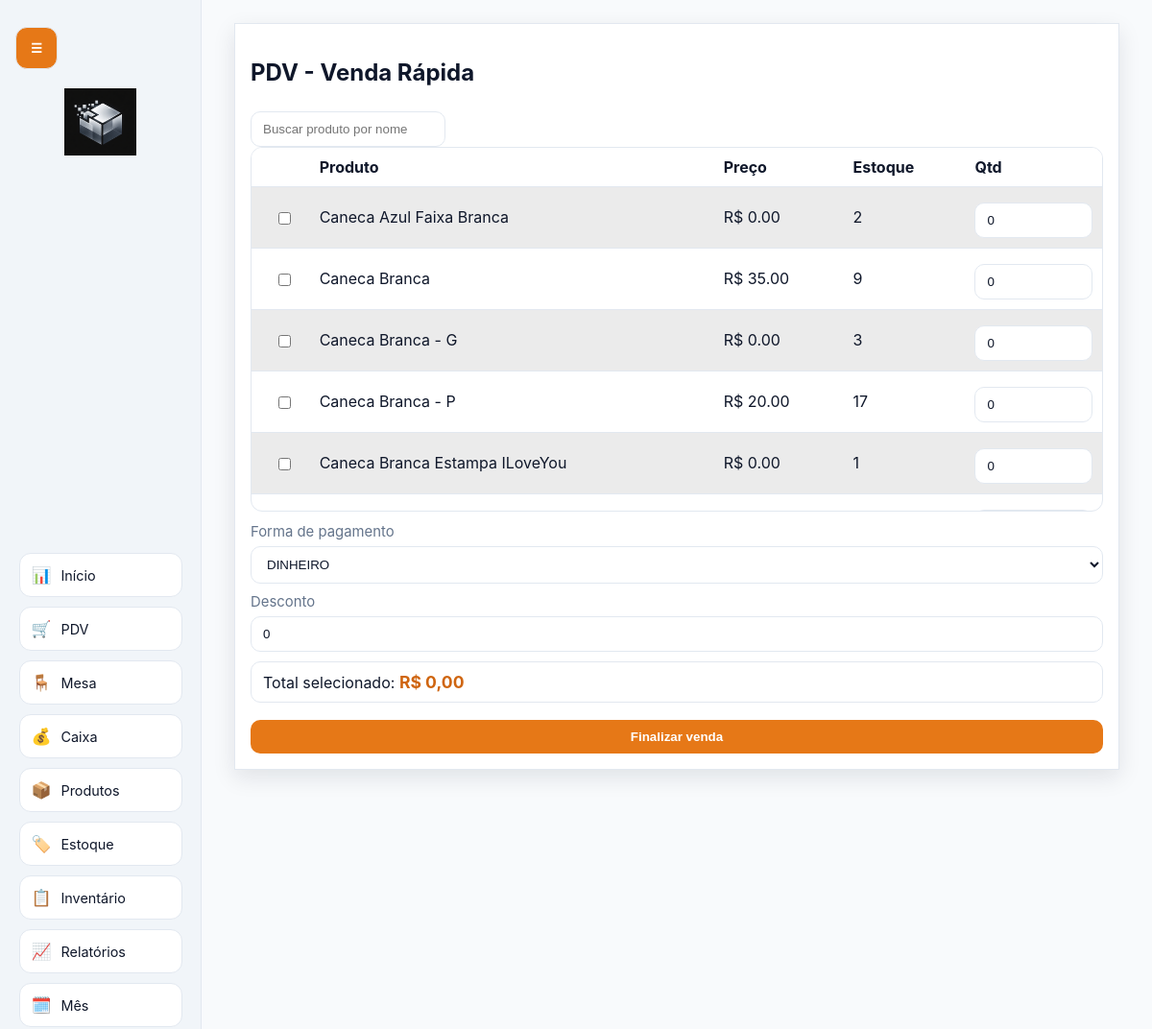
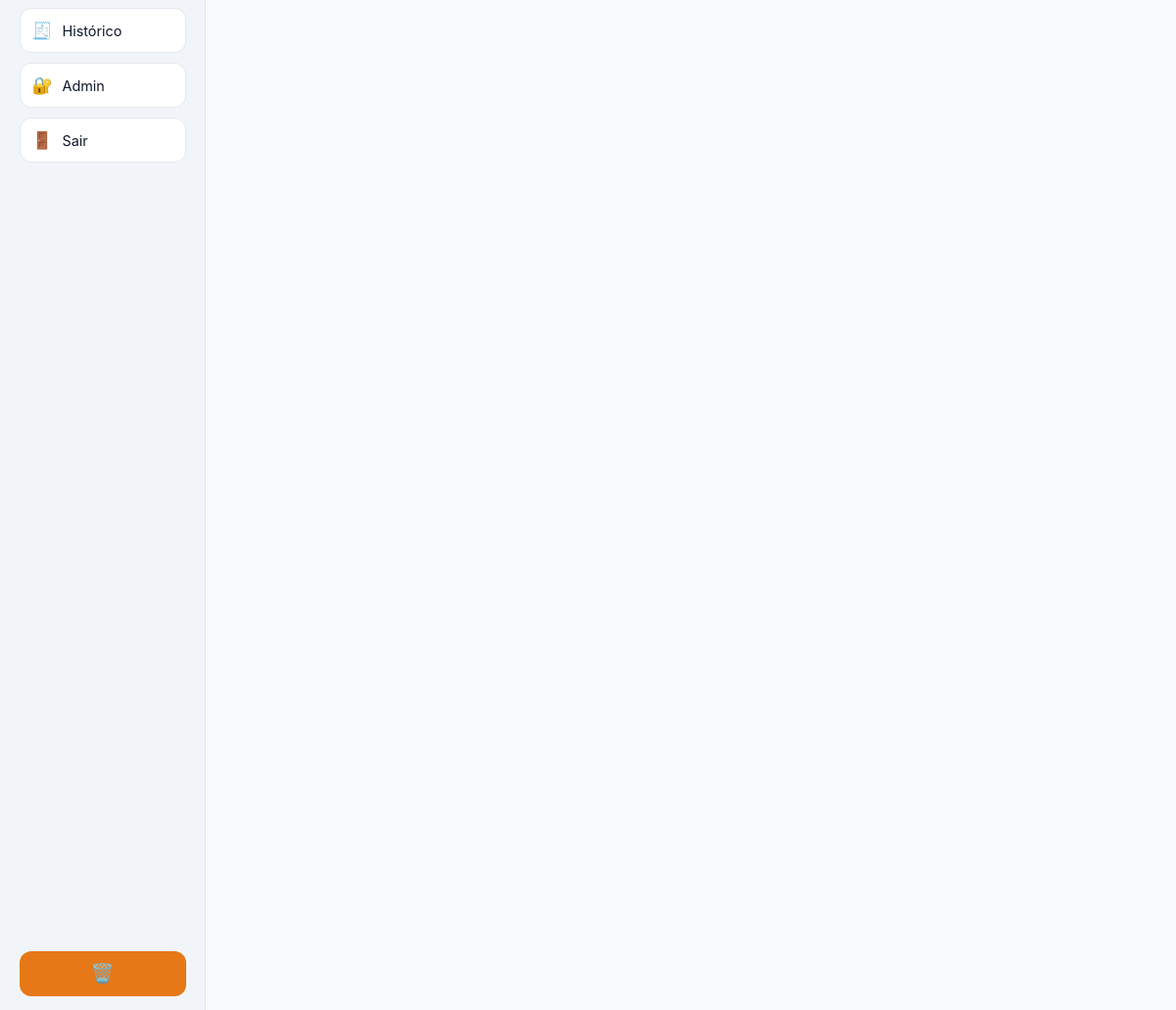
Screenshot of /pdv (signed in) with the database file from the repository (2 pictures, top to bottom).
### tables this page shows
CREATE TABLE system_settings (
            key TEXT PRIMARY KEY,
            value TEXT NOT NULL
        );

CREATE TABLE products (
            id INTEGER PRIMARY KEY AUTOINCREMENT,
            name TEXT NOT NULL,
            category TEXT NOT NULL,
            cost_price REAL NOT NULL,
            sale_price REAL NOT NULL,
            stock_qty INTEGER NOT NULL DEFAULT 0,
            created_at TEXT NOT NULL
        );

### app.py (the view, shortened to what this page needs)
@app.route("/pdv", methods=["GET", "POST"])
def pdv():
    redirect_resp = require_login()
    if redirect_resp:
        return redirect_resp
    db = get_db()
    query = request.args.get("q", "")
    if query:
        products = db.execute(
            "SELECT * FROM products WHERE name LIKE ? ORDER BY name",
            (f"%{query}%",),
        ).fetchall()
    else:
        products = db.execute("SELECT * FROM products ORDER BY name LIMIT 100").fetchall()
    return render_template("pdv.html", products=products, payment_methods=PAYMENT_METHODS, query=query)

### app.py (called while the page is built, shortened)
def get_db() -> sqlite3.Connection:
    if "db" not in g:
        conn = sqlite3.connect(DB_PATH)
        conn.row_factory = sqlite3.Row
        conn.execute("PRAGMA foreign_keys = ON")
        g.db = conn
    return g.db

def get_system_name(db: sqlite3.Connection) -> str:
    row = db.execute("SELECT value FROM system_settings WHERE key = 'system_name'").fetchone()
    return row["value"] if row else "Quadrinhas Drinks Vendas"

def get_setting(db: sqlite3.Connection, key: str, default: str = "") -> str:
    row = db.execute("SELECT value FROM system_settings WHERE key = ?", (key,)).fetchone()
    return row["value"] if row else default

def maybe_run_daily_backup() -> None:
    db = get_db()
    if get_setting(db, "backup_enabled", "1") != "1":
        return
    today = datetime.now().strftime("%Y-%m-%d")
    last_run = get_setting(db, "backup_last_run_date", "")
    if last_run == today:
        return
    keep_days = int(get_setting(db, "backup_keep_days", "30") or "30")
    create_backup_archive()
    cleanup_old_backups(keep_days)
    set_setting(db, "backup_last_run_date", today)
    db.commit()

def user_allowed_tabs(user: sqlite3.Row | None) -> set[str]:
    if not user:
        return set()
    if user["role"] == "ADMIN":
        return set(DEFAULT_USER_TABS)
    return parse_allowed_tabs(user["allowed_tabs"])

def require_tab_access(tab_key: str):
    redirect_resp = require_login()
    if redirect_resp:
        return redirect_resp
    user = get_current_user()
    if not user:
        flash("Sessão inválida. Faça login novamente.", "warning")
        return redirect(url_for("login"))
    if user["role"] == "ADMIN":
        return None

def require_login():
    if "user_id" not in session:
        flash("Faça login para acessar o sistema.", "warning")
        return redirect(url_for("login"))
    user = get_current_user()
    if not user:
        session.clear()
        flash("Sessão inválida. Faça login novamente.", "warning")
        return redirect(url_for("login"))
    return None

def get_current_user() -> sqlite3.Row | None:
    if "current_user" in g:
        return g.current_user
    uid = session.get("user_id")
    if not uid:
        g.current_user = None
        return None
    g.current_user = get_db().execute("SELECT * FROM users WHERE id = ?", (uid,)).fetchone()
    return g.current_user

def is_user_blocked(user: sqlite3.Row) -> bool:
    if user["role"] == "ADMIN":
        return False

### templates/pdv.html (shortened to what this page needs)
{% extends 'base.html' %}
{% block content %}
<section class="card">
  <h2>PDV - Venda Rápida</h2>
  <div class="inline">
    <input id="product-search" placeholder="Buscar produto por nome" autocomplete="off">
  </div>
  <form method="post">
    <div class="product-list-window">
      <table>
        <tr><th></th><th>Produto</th><th>Preço</th><th>Estoque</th><th>Qtd</th></tr>
        {% for p in products %}
        <tr data-product-row data-name="{{ p['name']|lower }}" data-price="{{ '%.2f'|format(p['sale_price']) }}" class="{{ 'stock-zero' if p['stock_qty'] == 0 else '' }}">
          <td>
            <input type="checkbox" {% if p['stock_qty'] == 0 %}disabled{% endif %} onchange="toggleQtyInput(this)">
          </td>
          <td>{{ p['name'] }} {% if p['stock_qty'] == 0 %}<b>(ZERADO)</b>{% endif %}</td>
          <td>R$ {{ '%.2f'|format(p['sale_price']) }}</td>
          <td>{{ p['stock_qty'] }}</td>
          <td>
            <input class="qty" type="number" name="quantity" min="0" max="{{ p['stock_qty'] }}" value="0" readonly>
          </td>
        </tr>
        {% endfor %}
      </table>
    </div>
    <label>Forma de pagamento
      <select name="payment_method">{% for pm in payment_methods %}<option value="{{ pm }}">{{ pm }}</option>{% endfor %}</select>
    </label>
    <label>Desconto<input type="number" step="0.01" name="discount" value="0"></label>
    <p class="pdv-total-line">Total selecionado: <strong id="pdv-selected-total">R$ 0,00</strong></p>
    <button type="submit">Finalizar venda</button>
  </form>
</section>
{% endblock %}

### templates/base.html (shortened to what this page needs)
<!doctype html>
<html lang="pt-BR">
<head>
  <link rel="stylesheet" href="{{ url_for('static', filename='style.css', v=asset_version) }}">
</head>
<body class="light-theme">
  {% if session.get('user_id') %}
  <button id="menu-toggle" class="menu-toggle" type="button" aria-label="Abrir ou fechar menu">☰</button>
  <aside id="side-menu" class="side-menu">
    <div class="menu-header">
      <img src="{{ url_for('static', filename=logo_path) }}" alt="Logo da loja" class="store-logo" onerror="this.style.display='none';this.nextElementSibling.style.display='block';">
    </div>
    <nav class="menu-nav">
      {% if is_admin or 'dashboard' in allowed_tabs %}
      <a href="{{ url_for('dashboard') }}" title="Início"><span>📊</span><small>Início</small></a>
      {% endif %}
      {% if is_admin or 'pdv' in allowed_tabs %}
      <a href="{{ url_for('pdv') }}" title="PDV"><span>🛒</span><small>PDV</small></a>
      {% endif %}
      {% if is_admin or 'mesa' in allowed_tabs %}
      <a href="{{ url_for('mesa') }}" title="Mesa"><span>🪑</span><small>Mesa</small></a>
      {% endif %}
      {% if is_admin or 'cash' in allowed_tabs %}
      <a href="{{ url_for('cash') }}" title="Caixa"><span>💰</span><small>Caixa</small></a>
      {% endif %}
      {% if is_admin or 'products' in allowed_tabs %}
      <a href="{{ url_for('products') }}" title="Produtos"><span>📦</span><small>Produtos</small></a>
      {% endif %}
      {% if is_admin or 'stock' in allowed_tabs %}
      <a href="{{ url_for('stock') }}" title="Estoque"><span>🏷️</span><small>Estoque</small></a>
      {% endif %}
      {% if is_admin or 'inventory' in allowed_tabs %}
      <a href="{{ url_for('inventory') }}" title="Inventário"><span>📋</span><small>Inventário</small></a>
      {% endif %}
      {% if is_admin or 'reports' in allowed_tabs %}
      <a href="{{ url_for('reports') }}" title="Relatórios"><span>📈</span><small>Relatórios</small></a>
      {% endif %}
      {% if is_admin or 'monthly' in allowed_tabs %}
      <a href="{{ url_for('monthly_management') }}" title="Gerenciar mês"><span>🗓️</span><small>Mês</small></a>
      {% endif %}
      {% if is_admin or 'sales' in allowed_tabs %}
      <a href="{{ url_for('sales_history') }}" title="Histórico"><span>🧾</span><small>Histórico</small></a>
      {% endif %}
      {% if is_admin %}
      <a href="{{ url_for('admin_users') }}" title="Admin"><span>🔐</span><small>Admin</small></a>
      {% endif %}
      <a href="{{ url_for('logout') }}" title="Sair"><span>🚪</span><small>Sair</small></a>
    </nav>
    {% if is_admin %}
    <div class="menu-actions">
      <form method="post" action="{{ url_for('reset_data') }}" onsubmit="return confirm('Atenção: dados de caixa e vendas serão apagados. Deseja continuar?');">
        <button class="danger-btn" type="submit" title="Apagar dados de caixa e vendas">🗑️</button>
      </form>
    </div>
    {% endif %}
  </aside>
  {% endif %}
  <main class="app-main {% if session.get('user_id') %}with-sidebar{% endif %}">
    {% block content %}{% endblock %}
  </main>
</body>
</html>

### static/style.css (style rules this page uses)
body { --bg: #F8FAFC; --surface: #FFFFFF; --surface-2: #FFFFFF; --sidebar: #F1F5F9; --text: #0F172A; --muted: #64748B; --primary: #e67817; --primary-hover: #cf6510; --success: #d8f5e1; --danger: #ffdfe5; --warning: #fff1cb; --border: #E2E8F0; --link: #e67817; --shadow: 0 8px 22px rgba(15, 23, 42, 0.10); }
* { box-sizing: border-box; }
body { font-family: Inter, Segoe UI, Roboto, Arial, sans-serif; background: var(--bg); color: var(--text); margin: 0; min-height: 100vh; }
body.light-theme { background: var(--bg); }
.menu-toggle { position: fixed; top: 22px; left: 16px; z-index: 30; width: 44px; height: 44px; border-radius: 12px; border: 1px solid var(--border); background: var(--primary); color: #fff; cursor: pointer; }
.side-menu { position: fixed; top: 0; left: 0; width: 210px; height: 100vh; background: var(--sidebar); border-right: 1px solid var(--border); display: flex; flex-direction: column; padding: 14px 10px; gap: 14px; align-items: center; transition: transform 0.25s ease; z-index: 20; }
body.light-theme .side-menu { background: var(--sidebar); }
.store-logo { width: 120px; max-height: 70px; object-fit: contain; display: block; margin: 78px auto 8px; }
.menu-nav { display: grid; gap: 10px; justify-items: center; margin: auto 0; }
.menu-nav a { width: 170px; min-height: 46px; display: flex; align-items: center; justify-content: flex-start; gap: 10px; padding: 8px 12px; font-size: 1.05rem; border-radius: 12px; border: 1px solid var(--border); background: var(--surface); color: var(--text); text-decoration: none; }
.menu-nav a small { font-size: 0.9rem; color: var(--text); }
.menu-actions { margin-top: auto; display: grid; gap: 10px; justify-items: center; }
.menu-actions button { width: 170px; height: 46px; padding: 0; border-radius: 12px; border: 1px solid transparent; background: var(--primary); color: #fff8ef; cursor: pointer; font-size: 1.2rem; }
body.light-theme .menu-actions button { background: var(--primary); color: #fff; }
.menu-actions .danger-btn { background: var(--danger); }
.app-main { width: min(1200px, 100%); margin: 0 auto; padding: clamp(12px, 2.4vw, 24px); }
.app-main.with-sidebar { margin-left: 220px; width: calc(100% - 230px); }
.card { background: var(--surface); border: 1px solid var(--border); border-radius: var(--radius); padding: 16px; margin-bottom: 14px; box-shadow: var(--shadow); }
body.light-theme .card { background: var(--surface); }
table { width: 100%; border-collapse: separate; border-spacing: 0; border: 1px solid var(--border); border-radius: 12px; overflow: hidden; }
th, td { border-bottom: 1px solid var(--border); padding: 10px; text-align: left; }
th { background: var(--surface); color: var(--text); }
body.light-theme th { background: var(--surface); color: var(--text); }
tr:nth-child(even) td { background: color-mix(in srgb, var(--surface) 92%, #000 8%); }
label { display: block; margin-bottom: 10px; color: var(--muted); font-size: 0.93rem; }
input, select, button { width: 100%; margin-top: 6px; padding: 10px 12px; border-radius: 10px; border: 1px solid var(--border); background: var(--surface); color: var(--text); }
body.light-theme input, body.light-theme select, body.light-theme button { background: var(--surface); }
button { cursor: pointer; background: var(--primary); border: none; font-weight: 600; color: #fff; }
body.light-theme button { background: var(--primary); color: #fff; }
.inline { display: flex; gap: 8px; align-items: end; flex-wrap: wrap; }
.inline input, .inline button { width: auto; }
a { color: var(--link); }
.product-list-window { max-height: 380px; overflow-y: auto; border: 1px solid var(--border); border-radius: 12px; margin-bottom: 12px; }
.product-list-window table { margin: 0; border: none; border-radius: 0; }
.pdv-total-line { margin: 8px 0 12px; font-size: 1rem; }
.pdv-total-line { background: linear-gradient(180deg, var(--surface-2), var(--surface)); border: 1px solid var(--border); border-radius: 10px; padding: 10px 12px; }
.pdv-total-line strong { color: var(--primary-hover); font-size: 1.1rem; }
.product-list-window thead th, .product-list-window tr:first-child th { position: sticky; top: 0; z-index: 1; }
.menu-nav a { box-shadow: inset 0 0 0 1px rgba(255,255,255,0.02); }
.card { backdrop-filter: blur(4px); }

### rows the page displays
system_settings: value (picture)
products: name "Caneca Azul Faixa Branca", sale_price "0.00", stock_qty "2"
products: name "Caneca Branca", sale_price "35.00", stock_qty "9"
products: name "Caneca Branca - G", sale_price "0.00", stock_qty "3"
products: name "Caneca Branca - P", sale_price "20.00", stock_qty "17"
products: name "Caneca Branca Estampa ILoveYou", sale_price "0.00", stock_qty "1"

### other values shown
form field payment_method "DINHEIRO"
